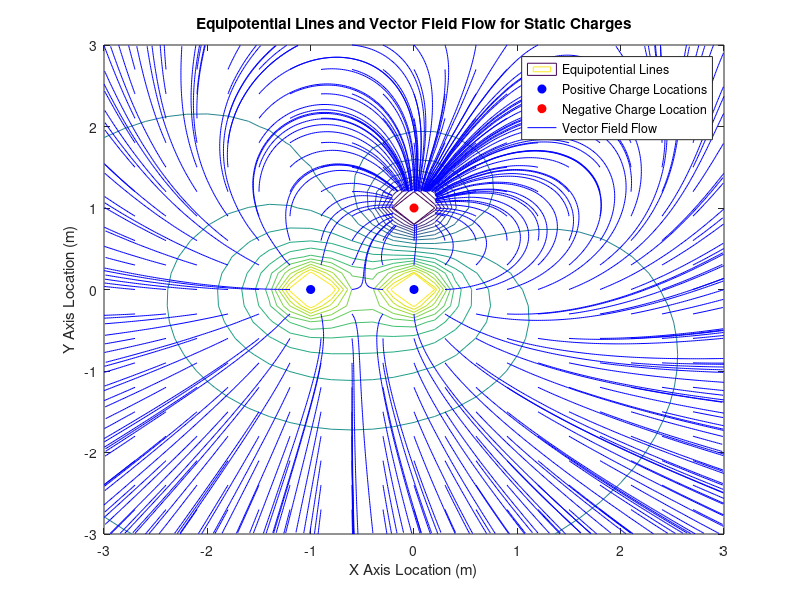

Reproduce this figure in MATLAB.
% Activity HW08: An MATLAB Activity.
% File: HW8_Prob2_chappeb.m
% Date: 3/22/21
% By: Ben Chappell
% chappeb
% Section: 5
% Team: 70
% 
% ELECTRONIC SIGNATURE
% Ben Chappell
% 
% The electronic signature above indicates that the program
% submitted for evaluation is my individual work. I have
% a general understanding of all aspects of its development
% and execution.
% 
% Solves problem 2 of the programming for hw8

% Create the 31 steps needed for the x, y coordinate system
x = linspace(-3, 3, 31);
y = linspace(-3, 3, 31);

% Create the meshgrid
[X, Y] = meshgrid(x, y);

% Define the constants we will be using
q = 3 * power(10, -6);
d = 1;
k = 8.9875 * power(10, 9);

% Define the function that the potential lines will be drawn for
phi = k * q * ((1 ./(sqrt(X.^2 + Y.^2))) + (1 ./ (sqrt((X + d).^2 + Y.^2))) - (1 ./ (sqrt(X.^2 + (Y - d).^2))));

% Map the contours for this function
contour(X, Y, phi, 20);

% Define the X and Y components of the vector field
Xcomp = ((k * q * X) ./ (power((X.^2 + Y.^2), 3/2))) + ...
        ((k * q * (X + d)) ./ (power(((d + X).^2 + Y.^2), 3/2))) - ...
        ((k * q * X) ./ (power((X.^2 + (Y - d).^2), 3/2)));
Ycomp = ((k * q * Y) ./ (power((X.^2 + Y.^2), 3/2))) + ...
        ((k * q * Y) ./ (power(((d + X).^2 + Y.^2), 3/2))) - ...
        ((k * q * (Y - d)) ./ (power((X.^2 + (Y - d).^2), 3/2)));
    
% Define the X and Y to be used for lines
xlines = linspace(-3, 3, 21);
ylines = linspace(-3, 3, 21);

[Xlines, Ylines] = meshgrid(xlines, ylines);

% Draw the charge locations
hold on;
xLocs = [0,-d];
yLocs = [0, 0];
scatter(xLocs, yLocs, 'filled', 'MarkerEdgeColor', 'blue', 'MarkerFaceColor', 'blue');
scatter(0, d, 'filled', 'MarkerEdgeColor', 'red', 'MarkerFaceColor', 'red');


% Map the vector flow lines
streamline(X, Y, Xcomp, Ycomp, Xlines, Ylines);

% Set the title n stuff
title("Equipotential Lines and Vector Field Flow for Static Charges");

legend("Equipotential Lines", "Positive Charge Locations", "Negative Charge Location", "Vector Field Flow");
%legend(c1, "Charge 1 Location (+)",c2, "Charge 2 Location (+)", c3, "Charge 3 Location (-)");
%legend;
xlabel("X Axis Location (m)");
ylabel("Y Axis Location (m)");




